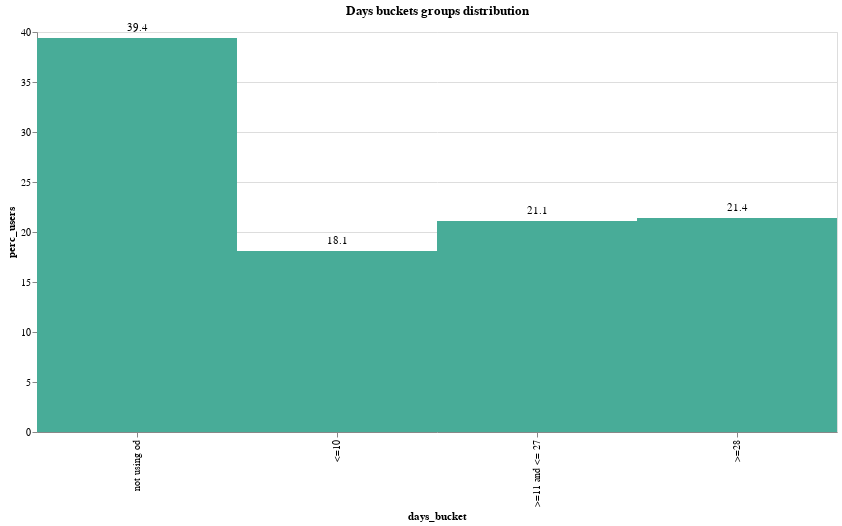

Notebook code cell kept with this figure:
### Code cell
af.column_single_label(
    days_users_df, af.teal, "days_bucket", "perc_users", 800, 400, "x"
).properties(title="Days buckets groups distribution")

### Figure 1 — Vega-Lite specification as saved in the notebook (floating-point values rounded to 4 significant figures)
{"config": {"view": {"continuousWidth": 400, "continuousHeight": 300}}, "layer": [{"mark": {"type": "rect", "color": "#48AC98"}, "encoding": {"x": {"field": "days_bucket", "sort": "x", "type": "nominal"}, "y": {"field": "perc_users", "type": "quantitative"}}, "height": 400, "width": 800}, {"mark": {"type": "text", "align": "center", "baseline": "middle", "dy": -10}, "encoding": {"text": {"field": "perc_users", "type": "quantitative"}, "x": {"field": "days_bucket", "sort": "x", "type": "nominal"}, "y": {"field": "perc_users", "type": "quantitative"}}, "height": 400, "width": 800}], "data": {"name": "data-0fdd4186b3705a680bb21f4632cefd4b"}, "title": "Days buckets groups distribution", "$schema": "https://vega.github.io/schema/vega-lite/v4.17.0.json", "datasets": {"data-0fdd4186b3705a680bb21f4632cefd4b": [{"days_bucket": " not using od", "n_users": 58332, "perc_users": 39.4}, {"days_bucket": "<=10", "n_users": 27989, "perc_users": 18.1}, {"days_bucket": ">=11 and <= 27", "n_users": 33344, "perc_users": 21.1}, {"days_bucket": ">=28", "n_users": 30594, "perc_users": 21.4}]}}
